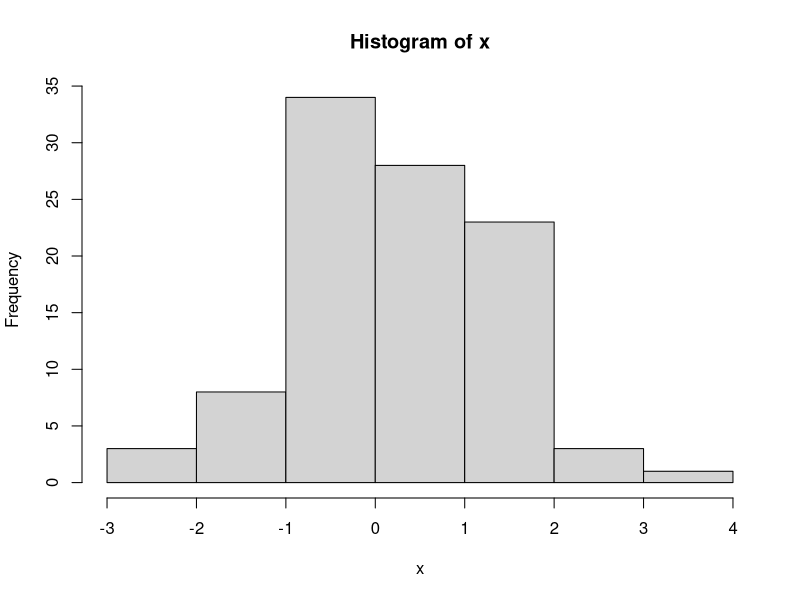
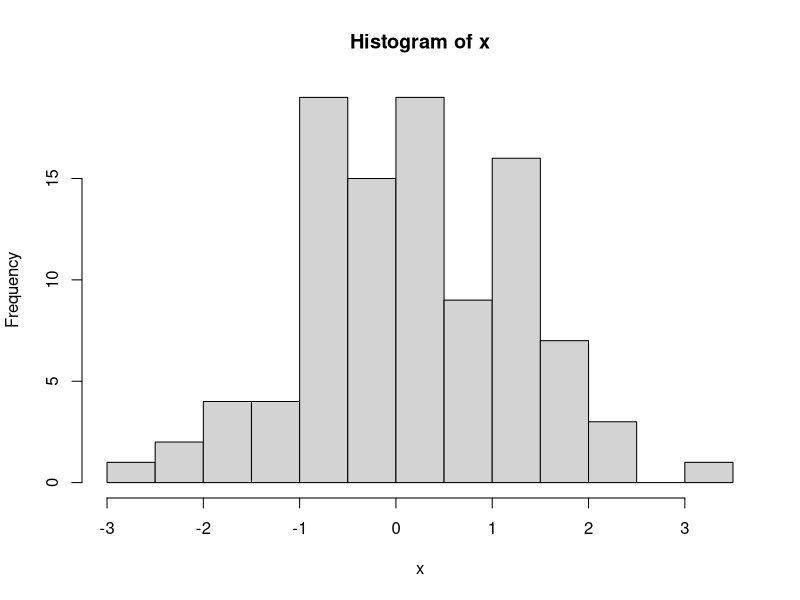
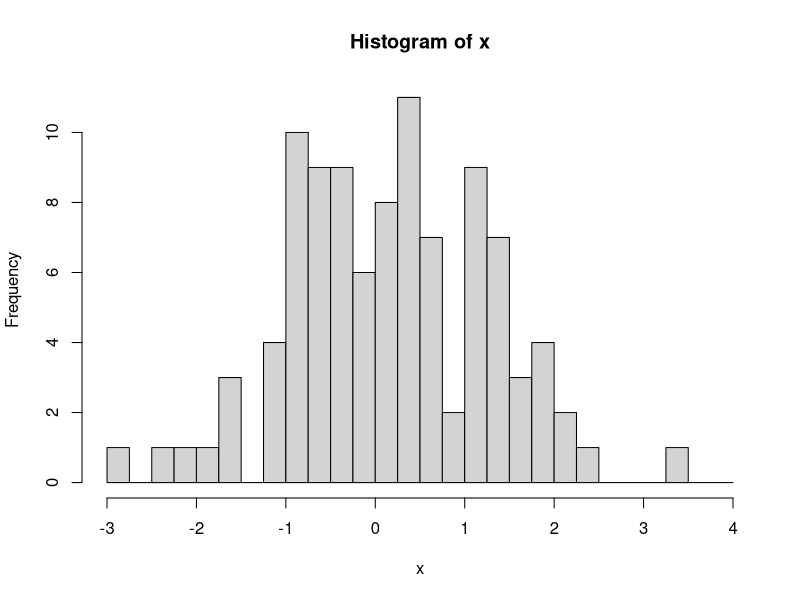
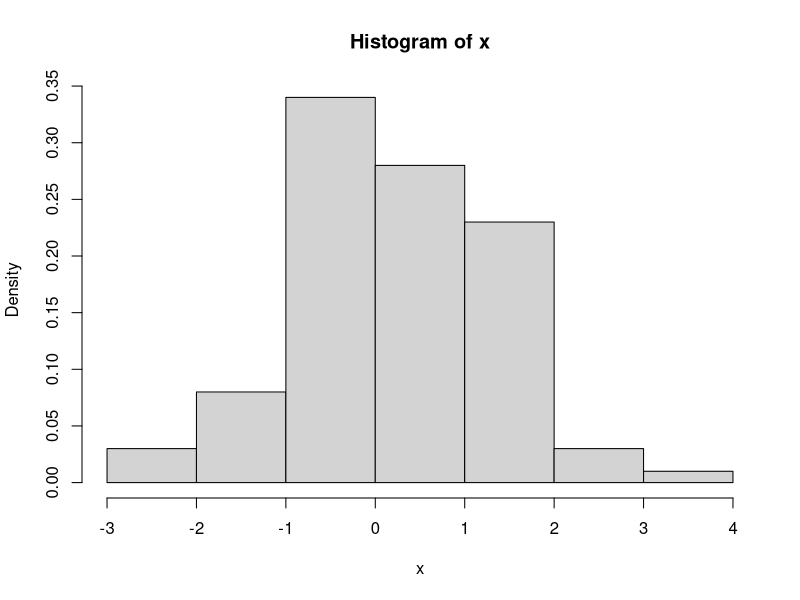

Write R code to recreate these figures, in order.
## ---- chunk 1
knitr::opts_chunk$set(echo = TRUE)
## ---- chunk 2
x<- rnorm(100, mean = 0, sd = 1)
x
## ---- chunk 3
hist(x)
## ---- chunk 4
#to specify m intervals, add breaks = m
hist(x, breaks = 20)
## ---- chunk 5
# for specific lengths, create sequence of endpoints
s <- seq(from = -3, to = 4, by =.25)
hist(x, breaks = s)
## ---- chunk 6
hist(x, freq = F)
